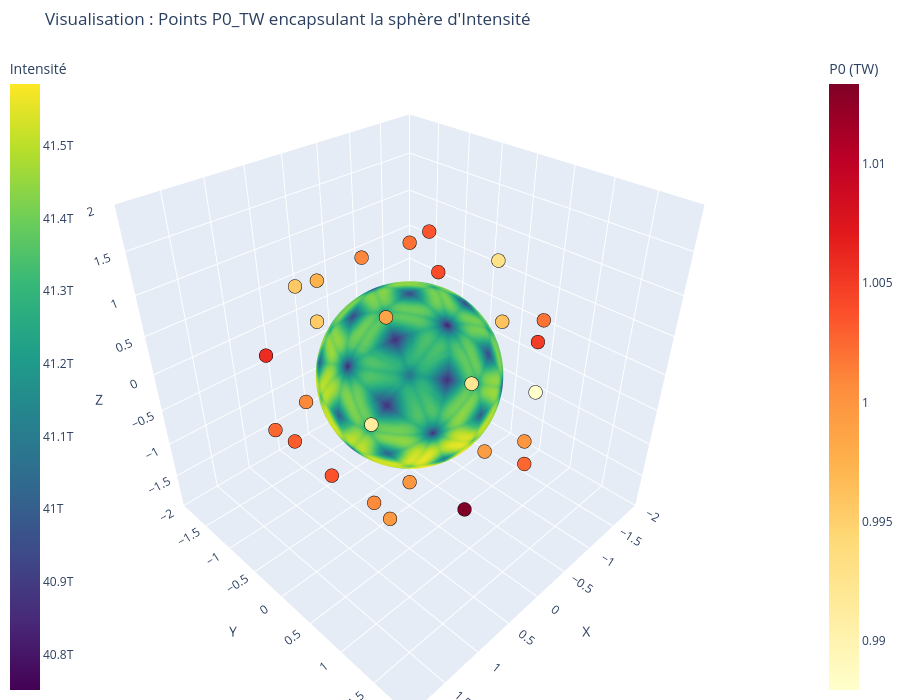

Source (notebook cell):
### Markdown cell above
## 2.1 Carte 3D

### Code cell
beam_data = all_tree[num_tree][num_pert]['p_in_z1z2_beam_all']
beam_ifriit = all_tree[num_tree][num_pert]['ifriit_inputs']
dataset = all_tree[num_tree][num_pert]['dataset']
intensity = np.array(beam_data['intensity'])

R_int = 1.0 
R_p0 = 1.6   

#  Données de la sphère d'INTENSITÉ 
t_rad = np.array(beam_data['theta'])
p_rad = np.array(beam_data['phi'])
X_int = R_int * np.sin(t_rad) * np.cos(p_rad)
Y_int = R_int * np.sin(t_rad) * np.sin(p_rad)
Z_int = R_int * np.cos(t_rad)

# Données de PUISSANCE P0_TW 

ifriit_list = all_tree[num_tree][num_pert]['ifriit_inputs']
p0_vals = np.array([b['P0_TW'] for b in ifriit_list])
t_ifriit_rad = np.radians([b['THETA_DEG'] for b in ifriit_list])
p_ifriit_rad = np.radians([b['PHI_DEG'] for b in ifriit_list])

X_p0 = R_p0 * np.sin(t_ifriit_rad) * np.cos(p_ifriit_rad)
Y_p0 = R_p0 * np.sin(t_ifriit_rad) * np.sin(p_ifriit_rad)
Z_p0 = R_p0 * np.cos(t_ifriit_rad)

fig = go.Figure()

# sphère d'intensité 
fig.add_trace(go.Scatter3d(
    x=X_int, y=Y_int, z=Z_int,
    mode='markers',
    marker=dict(
        size=3,
        color=intensity,
        colorscale='Viridis',
        opacity=1.0,  
        showscale=True,
        colorbar=dict(title="Intensité", x=-0.1)
    ),
    name="Sphère d'Intensité",
    hoverinfo='skip'
))

# nuage de points P0_TW 
fig.add_trace(go.Scatter3d(
    x=X_p0, y=Y_p0, z=Z_p0,
    mode='markers',
    marker=dict(
        size=8,
        color=p0_vals,
        colorscale='YlOrRd',
        opacity=1.0,
        showscale=True,
        colorbar=dict(title="P0 (TW)", x=1.1),
        line=dict(color='black', width=2)
    ),
    name="Points P0 (Capsule)",
    text=[f"Faisceau P0: {p:.2f} TW" for p in p0_vals],
    hoverinfo='text+x+y+z'
))

fig.update_layout(
    title="Visualisation : Points P0_TW encapsulant la sphère d'Intensité",
    showlegend=False, 
    scene=dict(
        xaxis=dict(title='X', range=[-2, 2]),
        yaxis=dict(title='Y', range=[-2, 2]),
        zaxis=dict(title='Z', range=[-2, 2]),
        aspectmode='cube'
    ),
    width=900,
    height=700,
    margin=dict(l=0, r=0, b=0, t=50)
)
fig.show()

### Figure 1 — Plotly figure (JSON) as saved in the notebook; plotly's stock layout.template omitted (floating-point values rounded to 4 significant figures; data arrays with more than 128 entries replaced by an {"elided": "..."} marker saying what was removed)
{"data": [{"hoverinfo": "skip", "marker": {"color": {"elided": "49152 float values"}, "colorbar": {"title": {"text": "Intensité"}, "x": -0.1}, "colorscale": [[0, "#440154"], [0.1111, "#482878"], [0.2222, "#3e4989"], [0.3333, "#31688e"], [0.4444, "#26828e"], [0.5556, "#1f9e89"], [0.6667, "#35b779"], [0.7778, "#6ece58"], [0.8889, "#b5de2b"], [1, "#fde725"]], "opacity": 1, "showscale": true, "size": 3}, "mode": "markers", "name": "Sphère d'Intensité", "type": "scatter3d", "x": {"elided": "49152 float values"}, "y": {"elided": "49152 float values"}, "z": {"elided": "49152 float values"}}, {"hoverinfo": "text+x+y+z", "marker": {"color": [1.002, 0.9975, 0.9986, 0.9912, 0.9922, 0.9999, 1.005, 1.002, 0.9929, 1.003, 0.9956, 1.006, 1.003, 1.003, 1.001, 0.9996, 1.013, 1.003, 0.9992, 0.988, 0.9961, 0.9927, 1.004, 1.001, 0.9955, 1.001, 1.001, 1.001, 0.9999, 1.004], "colorbar": {"title": {"text": "P0 (TW)"}, "x": 1.1}, "colorscale": [[0, "rgb(255,255,204)"], [0.125, "rgb(255,237,160)"], [0.25, "rgb(254,217,118)"], [0.375, "rgb(254,178,76)"], [0.5, "rgb(253,141,60)"], [0.625, "rgb(252,78,42)"], [0.75, "rgb(227,26,28)"], [0.875, "rgb(189,0,38)"], [1, "rgb(128,0,38)"]], "line": {"color": "black", "width": 2}, "opacity": 1, "showscale": true, "size": 8}, "mode": "markers", "name": "Points P0 (Capsule)", "text": ["Faisceau P0: 1.00 TW", "Faisceau P0: 1.00 TW", "Faisceau P0: 1.00 TW", "Faisceau P0: 0.99 TW", "Faisceau P0: 0.99 TW", "Faisceau P0: 1.00 TW", "Faisceau P0: 1.00 TW", "Faisceau P0: 1.00 TW", "Faisceau P0: 0.99 TW", "Faisceau P0: 1.00 TW", "Faisceau P0: 1.00 TW", "Faisceau P0: 1.01 TW", "Faisceau P0: 1.00 TW", "Faisceau P0: 1.00 TW", "Faisceau P0: 1.00 TW", "Faisceau P0: 1.00 TW", "Faisceau P0: 1.01 TW", "Faisceau P0: 1.00 TW", "Faisceau P0: 1.00 TW", "Faisceau P0: 0.99 TW", "Faisceau P0: 1.00 TW", "Faisceau P0: 0.99 TW", "Faisceau P0: 1.00 TW", "Faisceau P0: 1.00 TW", "Faisceau P0: 1.00 TW", "Faisceau P0: 1.00 TW", "Faisceau P0: 1.00 TW", "Faisceau P0: 1.00 TW", "Faisceau P0: 1.00 TW", "Faisceau P0: 1.00 TW"], "type": "scatter3d", "x": [0.0, 0.8, 0.8, 1.294, 0.4944, -5.127e-09, -0.4944, -1.294, -0.8, -0.8, 0.4944, 1.294, 1.294, 1.6, 1.294, 0.8, 0.4944, -0.4944, -0.8, -1.294, -1.6, -1.294, -1.294, -0.4944, -5.127e-09, 0.4944, -0.4944, -0.8, 5.744e-09, 0.8], "y": [0.0, -0.4944, 0.4944, 0.8, 1.294, 1.6, 1.294, 0.8, 0.4944, -0.4944, -1.294, -0.8, -0.8, 0.0, 0.8, 0.4944, 1.294, 1.294, 0.4944, 0.8, 5.744e-09, -0.8, -0.8, -1.294, -1.6, -1.294, -1.294, -0.4944, 0.0, -0.4944], "z": [1.6, 1.294, 1.294, 0.4944, 0.8, -5.127e-09, 0.8, 0.4944, 1.294, 1.294, 0.8, 0.4944, -0.4944, -5.127e-09, -0.4944, -1.294, -0.8, -0.8, -1.294, -0.4944, -5.127e-09, -0.4944, 0.4944, 0.8, -5.127e-09, -0.8, -0.8, -1.294, -1.6, -1.294]}], "layout": {"height": 700, "margin": {"b": 0, "l": 0, "r": 0, "t": 50}, "scene": {"aspectmode": "cube", "xaxis": {"range": [-2, 2], "title": {"text": "X"}}, "yaxis": {"range": [-2, 2], "title": {"text": "Y"}}, "zaxis": {"range": [-2, 2], "title": {"text": "Z"}}}, "showlegend": false, "title": {"text": "Visualisation : Points P0_TW encapsulant la sphère d'Intensité"}, "width": 900}}
